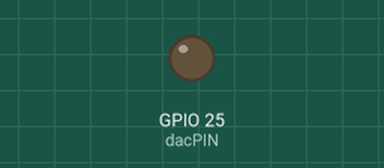
A sketch run on a simulated ESP32. Shown: output pins drawn as LEDs (lit = HIGH).

Above: at 0.0 s.
At 0.48 s:
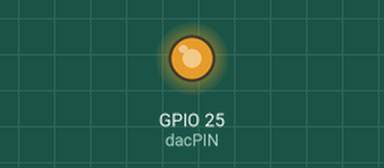
Timing chart, 0 to 0.7 s (numbered marks = the images above):
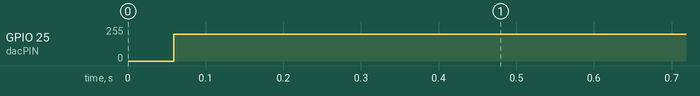

The sketch:

dacWrite.ino
```cpp
// dacWrite -- Write to the ESP32 DAC pins with the arduino library
// author: stf

const unsigned int dacPIN = 25;

void setup() {

}

uint8_t value = 0;

void loop() {
        value = value + 1;
        if(value >= 200)
                value = 0;
        dacWrite(dacPIN, value);
}
```

Measured:
- by itself, GPIO 25 (dacPIN): 0/255 → 199/255 at 0.06 s
